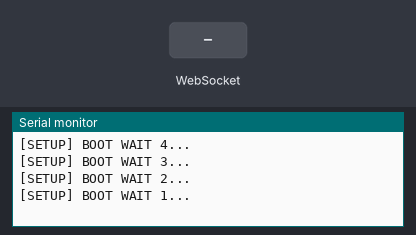
Recording of a sketch running on a simulated ESP32. Shown: the last lines printed to the serial monitor. The test bench sets the inputs (shaded band). WiFi joins after 1.5 s; servers stay silent unless stated.

Above: at 1.2 s.
1.3 s: WebSocket text "esp32" received
At 2.1 s:
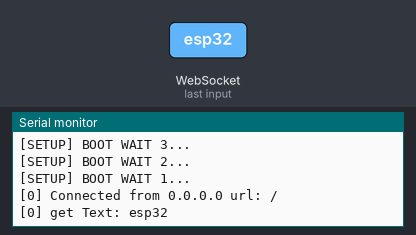
2.8 s: WebSocket text "1" received
At 3.2 s:
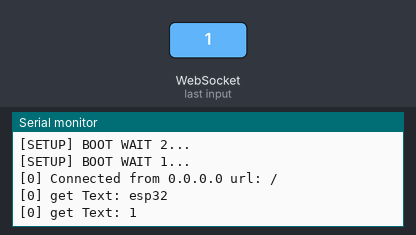
Timing chart, 0 to 5.8 s (numbered marks = the images above; inputs shaded):
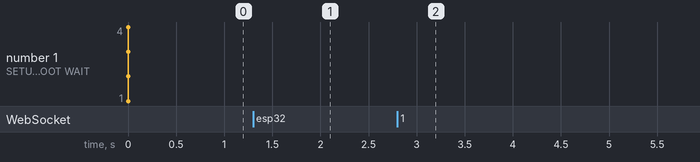

The sketch:

wifi_kvr.ino
```cpp
#if 0
#include <Arduino.h>
#include <WiFi.h>
#include <WebSocketsServer.h>

const char * ssid="esp32";
const char * pws="11111111";

//WifiServer  serv(80);

#define my_output(fmt,args...) Serial.printf(fmt,##args)

WebSocketsServer webSocket = WebSocketsServer(80);

void webSocketEvent(uint8_t num, WStype_t type, uint8_t * payload, size_t length)
{
    	switch(type)
    {
		    case WStype_DISCONNECTED:
			    my_output("[WSc] Disconnected!\n");
			  break;

		    case WStype_CONNECTED:
			    my_output("[WSc] Connected to url: %s\n", payload);
          webSocket.sendTXT(num,"Connected");
			    break;

		    case WStype_TEXT:
			    Serial.printf("[WSc] get text: %s\n", payload);
			    break;

		    case WStype_BIN:
			    Serial.printf("[WSc] get binary length: %u\n", length);
			    break;
	}
}

void setup() {
  // put your setup code here, to run once:
  int status=0;
  Serial.begin(115200);
  Serial.println("Attempting to connect to WPA network...");
  Serial.print("SSID: ");
  Serial.println(ssid);
  WiFi.softAP(ssid, pws);
  Serial.println();
  Serial.print("IP address: ");
  Serial.println(WiFi.softAPIP());
  webSocket.begin();
  webSocket.onEvent(webSocketEvent);
}

int cli_con=0;

void loop() {
  // put your main code here, to run repeatedly:
  webSocket.loop();
  if(WiFi.softAPgetStationNum()>0 && cli_con == 0)
  {
      Serial.println("a client links:");
      Serial.println(WiFi.softAPgetStationNum());
      cli_con = 1;
  }

}
#endif


#include <Arduino.h>

#include <WiFi.h>
//#include <WiFiMulti.h>
//#include <WiFiClientSecure.h>

#include <WebSocketsServer.h>


WebSocketsServer webSocket = WebSocketsServer(81);
const char * ssid="lovechenxue";
const char * pws="11111111";

#define USE_SERIAL Serial

void hexdump(const void *mem, uint32_t len, uint8_t cols = 16) {
	const uint8_t* src = (const uint8_t*) mem;
	USE_SERIAL.printf("\n[HEXDUMP] Address: 0x%08X len: 0x%X (%d)", (ptrdiff_t)src, len, len);
	for(uint32_t i = 0; i < len; i++) {
		if(i % cols == 0) {
			USE_SERIAL.printf("\n[0x%08X] 0x%08X: ", (ptrdiff_t)src, i);
		}
		USE_SERIAL.printf("%02X ", *src);
		src++;
	}
	USE_SERIAL.printf("\n");
}

void webSocketEvent(uint8_t num, WStype_t type, uint8_t * payload, size_t length) {

    switch(type)
    {
        case WStype_DISCONNECTED:
            USE_SERIAL.printf("[%u] Disconnected!\n", num);
            break;
        case WStype_CONNECTED:
          {
                IPAddress ip = webSocket.remoteIP(num);
                USE_SERIAL.printf("[%u] Connected from %d.%d.%d.%d url: %s\n", num, ip[0], ip[1], ip[2], ip[3], payload);
				        // send message to client
				        webSocket.sendTXT(num, "Connected");
          }
            break;
        case WStype_TEXT:
            USE_SERIAL.printf("[%u] get Text: %s\n", num, payload);

            // send message to client
            webSocket.sendTXT(num, payload);

            // send data to all connected clients
            // webSocket.broadcastTXT("message here");
            break;
        case WStype_BIN:
            USE_SERIAL.printf("[%u] get binary length: %u\n", num, length);
            hexdump(payload, length);

            // send message to client
            // webSocket.sendBIN(num, payload, length);
            break;
    		case WStype_ERROR:
    		case WStype_FRAGMENT_TEXT_START:
    		case WStype_FRAGMENT_BIN_START:
    		case WStype_FRAGMENT:
    		case WStype_FRAGMENT_FIN:
    			break;
    }

}

void setup() {
    // USE_SERIAL.begin(921600);
    USE_SERIAL.begin(115200);

    //Serial.setDebugOutput(true);
    USE_SERIAL.setDebugOutput(true);

    USE_SERIAL.println();
    USE_SERIAL.println();
    USE_SERIAL.println();

    for(uint8_t t = 4; t > 0; t--) {
        USE_SERIAL.printf("[SETUP] BOOT WAIT %d...\n", t);
        USE_SERIAL.flush();
       // delay(1000);
    }

    //WiFiMulti.addAP("SSID", "11111111");

    //while(WiFiMulti.run() != WL_CONNECTED) {
      //  delay(100);
    //}
    WiFi.softAP(ssid, pws);
    webSocket.begin();
    webSocket.onEvent(webSocketEvent);
}

void loop() {
    webSocket.loop();
}
```

Measured:
- after the input at 1.3 s, the serial monitor: prints a new line at once (image 1)
- after the input at 2.8 s, the serial monitor: prints a new line at once (image 2)
